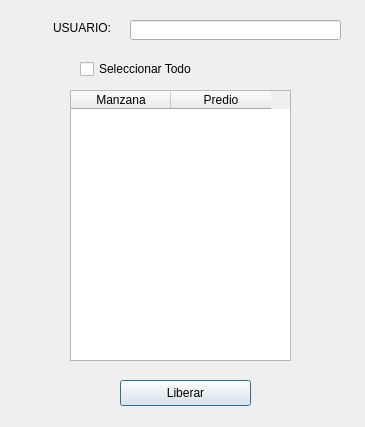
<?xml version="1.0" encoding="UTF-8"?>
<ui version="4.0">
 <class>VentanaAsignacionCampoDialogBase</class>
 <widget class="QDialog" name="VentanaAsignacionCampoDialogBase">
  <property name="geometry">
   <rect>
    <x>0</x>
    <y>0</y>
    <width>365</width>
    <height>427</height>
   </rect>
  </property>
  <property name="windowTitle">
   <string>VentanaAsignacionCampo</string>
  </property>
  <widget class="QLabel" name="lblUsuario">
   <property name="geometry">
    <rect>
     <x>10</x>
     <y>20</y>
     <width>101</width>
     <height>16</height>
    </rect>
   </property>
   <property name="text">
    <string>&lt;html&gt;&lt;head/&gt;&lt;body&gt;&lt;p align=&quot;right&quot;&gt;USUARIO:&lt;/p&gt;&lt;/body&gt;&lt;/html&gt;</string>
   </property>
  </widget>
  <widget class="QTableWidget" name="tablaMazPred">
   <property name="geometry">
    <rect>
     <x>70</x>
     <y>90</y>
     <width>221</width>
     <height>271</height>
    </rect>
   </property>
   <column>
    <property name="text">
     <string>Manzana</string>
    </property>
   </column>
   <column>
    <property name="text">
     <string>Predio</string>
    </property>
   </column>
  </widget>
  <widget class="QPushButton" name="btnLiberar">
   <property name="geometry">
    <rect>
     <x>120</x>
     <y>380</y>
     <width>131</width>
     <height>26</height>
    </rect>
   </property>
   <property name="text">
    <string>Liberar</string>
   </property>
  </widget>
  <widget class="QLineEdit" name="fldUsuario">
   <property name="geometry">
    <rect>
     <x>130</x>
     <y>20</y>
     <width>211</width>
     <height>20</height>
    </rect>
   </property>
  </widget>
  <widget class="QCheckBox" name="chkTodo">
   <property name="geometry">
    <rect>
     <x>80</x>
     <y>60</y>
     <width>121</width>
     <height>18</height>
    </rect>
   </property>
   <property name="text">
    <string>Seleccionar Todo</string>
   </property>
  </widget>
 </widget>
 <resources/>
 <connections/>
</ui>
